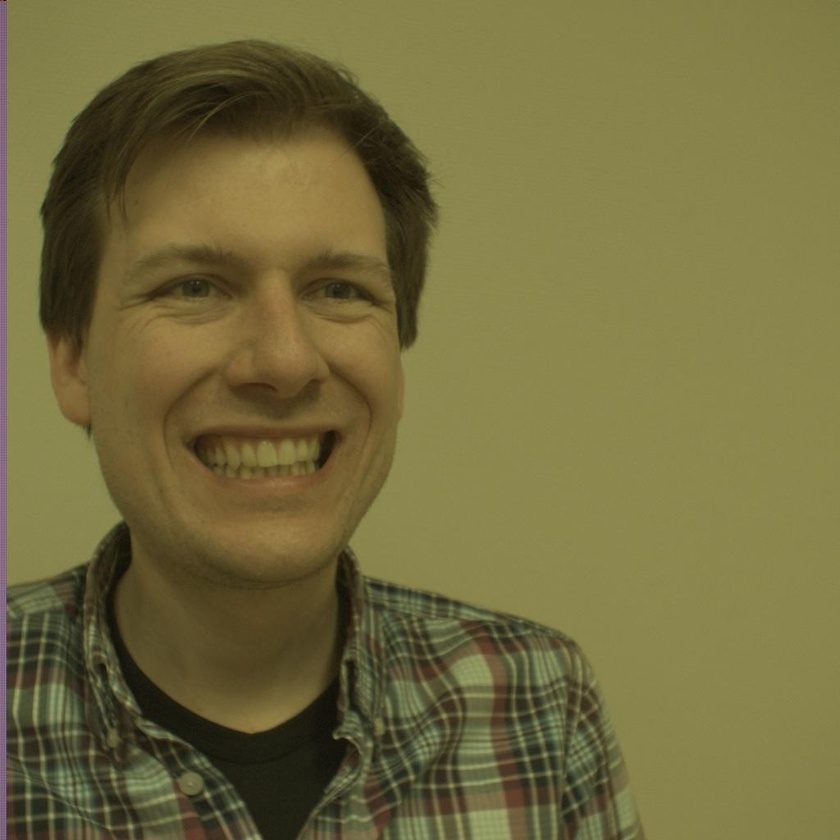
%> input picture SubjectPictures/subject1/subject1Left/subject1_Left_1.jpg, 840 x 840 px, shrunk from 1024 x 1024 before the run
$ octave detect_landmarsk.m   (GNU Octave 9; MATLAB toolbox functions it lacks are replaced by stand-ins)
%> lines starting %> are read from the running program, lines starting %| are printed output that depends on the picture
% Step 1: Load the image
I_left = imread('SubjectPictures\subject1\subject1Left\subject1_Left_1.jpg');  % Replace with your image file
%> I_left is the input picture: size 840x840x3 uint8; mean R, G, B 115.2, 107.6, 62.1
I_middle = imread('SubjectPictures\subject1\subject1Middle\subject1_Middle_1.jpg');  % Replace with your image file
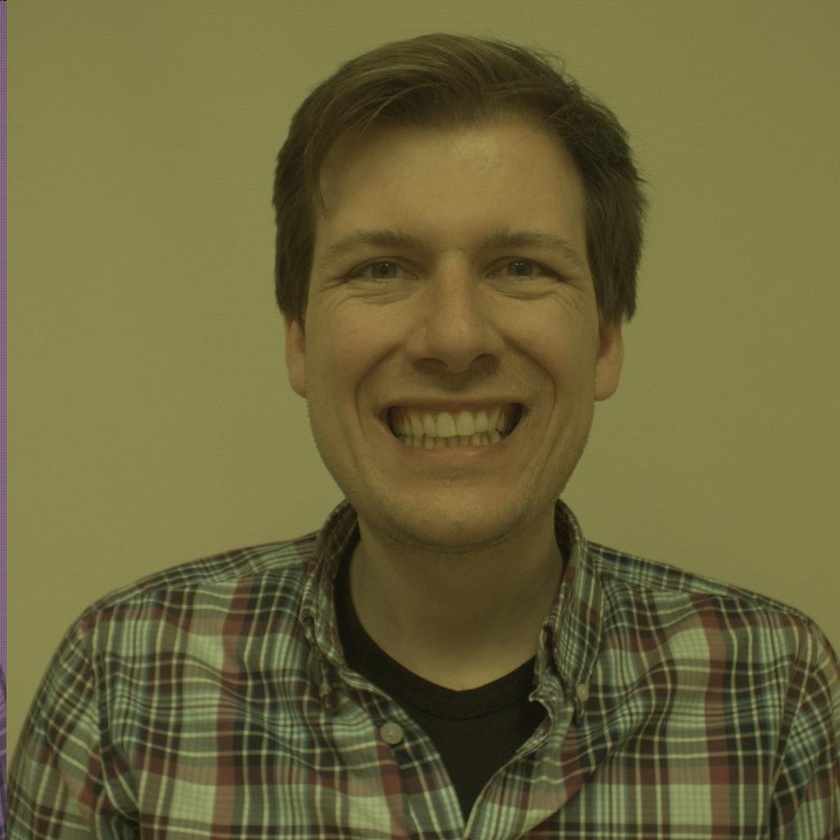
%> input picture SubjectPictures/subject1/subject1Middle/subject1_Middle_1.jpg, 840 x 840 px, shrunk from 1024 x 1024 before the run
%> I_middle is the input picture: size 840x840x3 uint8; mean R, G, B 107.9, 102, 59.4
I_right = imread('SubjectPictures\subject1\subject1Right\subject1_Right_1.jpg');  % Replace with your image file
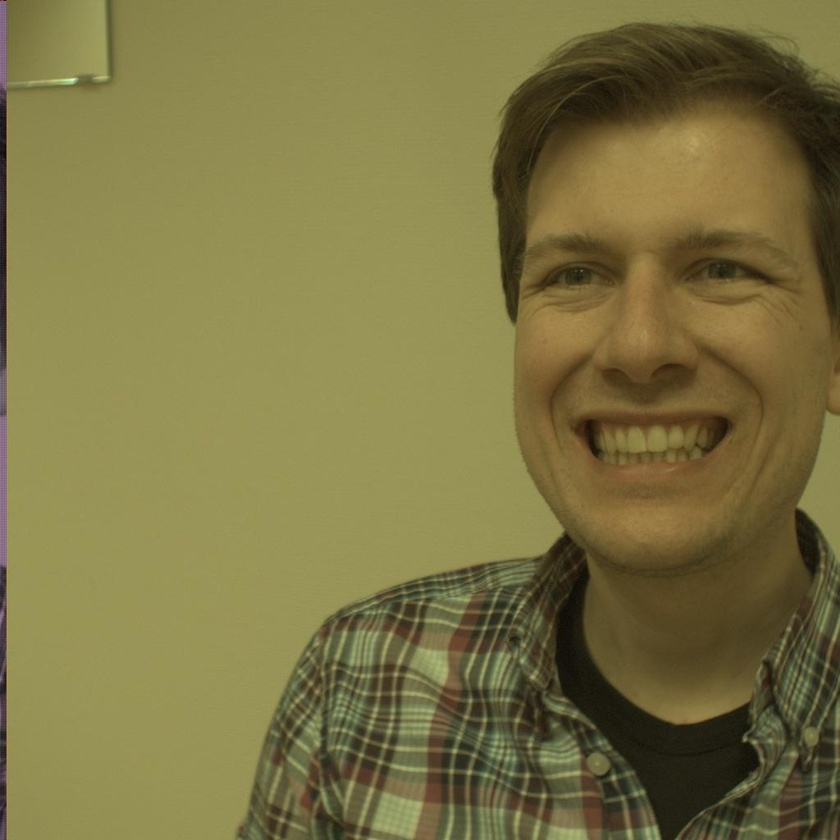
%> input picture SubjectPictures/subject1/subject1Right/subject1_Right_1.jpg, 840 x 840 px, shrunk from 1024 x 1024 before the run
%> I_right is the input picture: size 840x840x3 uint8; mean R, G, B 124.2, 116.2, 67.5

function [points] = detectLandmarks(I)
% Step 2: Create a face detector object
faceDetector = vision.CascadeObjectDetector();

% Detect the face in the image
bbox = step(faceDetector, I);
%> bbox = [80 140 381 381]

% Step 3: Detect facial landmarks (eyes, nose, mouth, etc.)
% Create a point tracker for facial landmark detection
%> (the run ends here)
